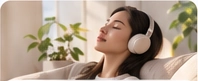
#> input picture apps/wiselife-website/design-preview-v2/assets/remember.webp, 198 x 81 px, given in place of WiseLife：你的私人 AI 生活方式平台.png, which was not available
$ python extract-assets.py
#> lines starting #> are read from the running program, lines starting #| are printed output that depends on the picture; after the words box and inside, x2 and y2 are one past the last pixel; in counts of white or black regions, pixels touching at a corner belong together
"""Extract and clean the supplied reference artwork. Requires Pillow, NumPy, OpenCV.

Text and controls are rebuilt in HTML. Product screen contents and handwritten
annotations are intentionally retained as part of the illustrations.
"""
from pathlib import Path
import json
import sys

if Path('/tmp/wiselife-reference-tools').exists():
    sys.path.insert(0, '/tmp/wiselife-reference-tools')
import cv2
import numpy as np
from PIL import Image, ImageFilter

ROOT = Path(__file__).resolve().parents[1]
SOURCE = Path(sys.argv[1]) if len(sys.argv) > 1 else Path('/Users/karama/Downloads/WiseLife：你的私人 AI 生活方式平台.png')
source = Image.open(SOURCE).convert('RGB')
#> source is the input picture: PIL image 198x81 RGB; mean R, G, B 173.6, 154.5, 136.2
manifest = []

def export(name, image, box, note):
    image.save(ROOT / 'assets' / name, quality=98, method=6)
    manifest.append({'file': name, 'source_rect': box, 'size': list(image.size), 'processing': note})

def scene(name, box, regions, smooth_regions=()):
#> called with name = 'hero.webp', box = (0, 0, 1024, 436)
    arr = np.array(source.crop(box))
    mask = np.zeros(arr.shape[:2], np.uint8)
    for region in regions:
        x1,y1,x2,y2,mode = region
        x1 -= box[0]; x2 -= box[0]; y1 -= box[1]; y2 -= box[1]
        if mode == 'all':
            mask[y1:y2,x1:x2] = 255
        else:
            area = arr[y1:y2,x1:x2]
            dark = np.min(area, axis=2) < 188
            mask[y1:y2,x1:x2] = np.where(dark,255,0)
#> dark: shape (47, 141) bool; every value is 1
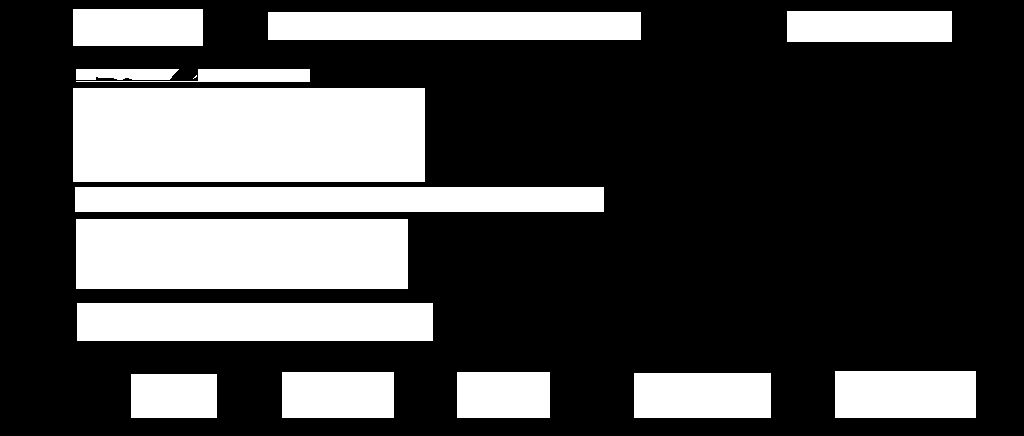
#> mask: shape (436, 1024); 29.6% white; 15 white regions (1 under 20 px), largest, box (x1, y1, x2, y2) and area: (73, 88, 425, 182) 33088, (76, 219, 408, 289) 23240, (77, 303, 433, 341) 13528
    mask = cv2.dilate(mask,np.ones((3,3),np.uint8),iterations=1)
#> mask: shape (436, 1024); 31.2% white; 13 white regions, largest, box (x1, y1, x2, y2) and area: (72, 87, 426, 183) 33984, (75, 218, 409, 290) 24048, (74, 186, 605, 213) 14337
    cleaned = cv2.inpaint(arr,mask,7,cv2.INPAINT_TELEA)
    # Blend a small local blur only through the inpainted mask to remove hard seams.
    soft = cv2.GaussianBlur(cleaned,(0,0),2.5)
    blend = cv2.GaussianBlur(mask.astype(np.float32)/255,(0,0),2)[:,:,None]
    cleaned = (cleaned*(1-blend)+soft*blend).astype(np.uint8)
    image = Image.fromarray(cleaned)
    # These areas are defocused walls / sky in the design. Smoothing removes
    # inpainted letter-shaped texture while leaving the subject untouched.
    from PIL import ImageDraw
    for area,radius in smooth_regions:
        local = (area[0]-box[0],area[1]-box[1],area[2]-box[0],area[3]-box[1])
        feather = Image.new('L', image.size, 0)
        ImageDraw.Draw(feather).rectangle(local,fill=255)
        feather = feather.filter(ImageFilter.GaussianBlur(7))
        image = Image.composite(image.filter(ImageFilter.GaussianBlur(radius)),image,feather)
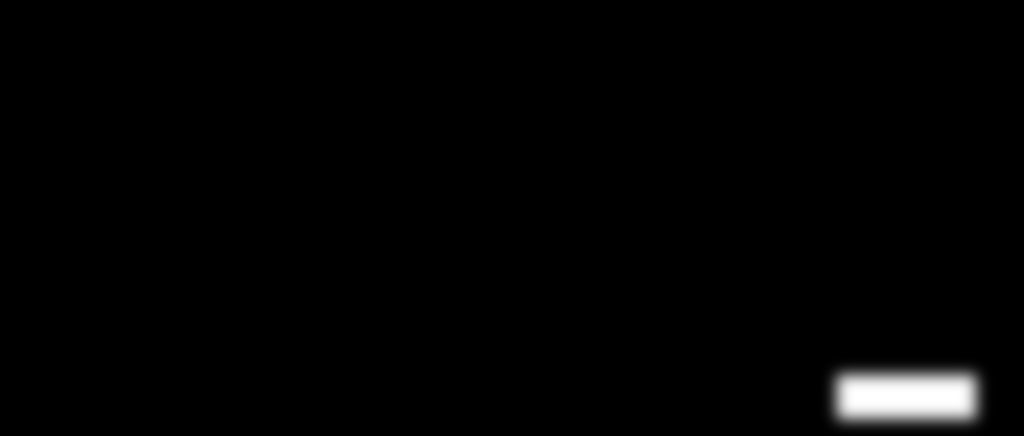
#> feather: PIL image 1024x436 L; min 0, max 255, mean 3.5
    export(name,image,list(box),'Text and controls removed using local masks and inpainting; device screens and handwriting retained.')
    return image

hero = scene('hero.webp',(0,0,1024,436),[
    (73,9,203,46,'all'),(268,12,641,40,'all'),(787,11,952,42,'all'),
    (76,69,310,82,'text'),(73,88,425,182,'text'),(75,187,604,212,'text'),
    (76,219,408,289,'text'),(77,303,433,341,'all'),
    (131,374,217,418,'text'),(282,372,394,418,'text'),(457,372,550,418,'text'),
    (634,373,771,418,'text'),(835,371,976,418,'text')],
    [((74,67,426,291),8),((133,375,212,418),3),((283,375,395,418),3),((457,375,548,418),3),((635,375,770,418),3),((837,375,975,418),3)])
ecosystem = scene('ecosystem.webp',(0,436,1024,703),[
    (55,467,488,501,'text'),(56,506,463,560,'text'),
    (66,624,150,656,'text'),(171,624,262,656,'text'),(286,624,402,656,'text')],
    [((56,465,485,562),7),((65,624,151,656),4),((171,624,262,656),4),((285,624,403,656),4)])
#> call 2 of scene, with name = 'ecosystem.webp', box = (0, 436, 1024, 703)
#> in scene (call 2), `arr = np.array(source.crop(box))`: arr: shape (267, 1024, 3); every value is 0
#> after the loop in scene (call 2), `for region in regions:`: dark: shape (32, 116) bool; every value is 1
#> after the loop in scene (call 2), `for region in regions:`: mask: shape (267, 1024); 16.8% white; 5 white regions, box (x1, y1, x2, y2) and area: (56, 70, 463, 124) 21978, (55, 31, 488, 65) 14722, (286, 188, 402, 220) 3712, (171, 188, 262, 220) 2912, (66, 188, 150, 220) 2688
#> in scene (call 2), `mask = cv2.dilate(mask,np.ones((3,3),np.uint8),iterations=1)`: mask: shape (267, 1024); 17.8% white; 5 white regions, box (x1, y1, x2, y2) and area: (55, 69, 464, 125) 22904, (54, 30, 489, 66) 15660, (285, 187, 403, 221) 4012, (170, 187, 263, 221) 3162, (65, 187, 151, 221) 2924
#> after the loop in scene (call 2), `for area,radius in smooth_regions:`:
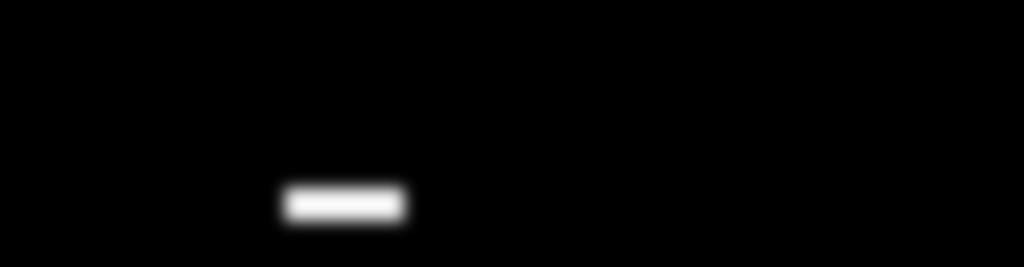
#> feather: PIL image 1024x267 L; min 0, max 252, mean 3.7
today = scene('today.webp',(0,703,1024,945),[
    (55,741,518,773,'text'),(57,775,452,829,'text'),
    (56,890,181,925,'text'),(187,890,304,925,'text'),
    (307,890,438,925,'text'),(441,890,560,925,'text')],
    [((55,740,520,830),7),((54,891,556,927),5)])
#> call 3 of scene, with name = 'today.webp', box = (0, 703, 1024, 945)
#> in scene (call 3), `arr = np.array(source.crop(box))`: arr: shape (242, 1024, 3); every value is 0
#> after the loop in scene (call 3), `for region in regions:`: dark: shape (35, 119) bool; every value is 1
#> after the loop in scene (call 3), `for region in regions:`:
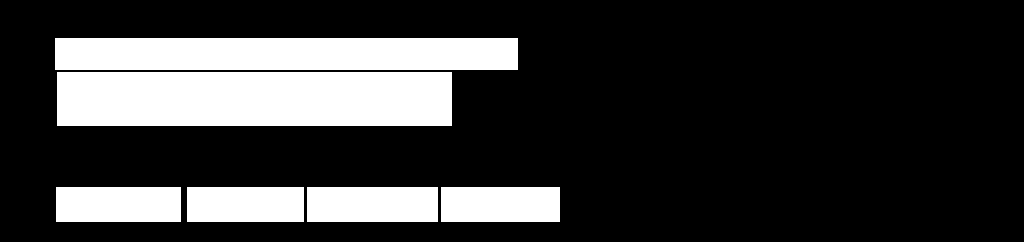
#> mask: shape (242, 1024); 21.5% white; 6 white regions, box (x1, y1, x2, y2) and area: (57, 72, 452, 126) 21330, (55, 38, 518, 70) 14816, (307, 187, 438, 222) 4585, (56, 187, 181, 222) 4375, (441, 187, 560, 222) 4165, (187, 187, 304, 222) 4095
#> in scene (call 3), `mask = cv2.dilate(mask,np.ones((3,3),np.uint8),iterations=1)`: mask: shape (242, 1024); 22.8% white; 5 white regions, box (x1, y1, x2, y2) and area: (54, 37, 519, 127) 38042, (306, 186, 439, 223) 4921, (55, 186, 182, 223) 4699, (440, 186, 561, 223) 4477, (186, 186, 305, 223) 4403
#> the loop in scene (call 3), `for area,radius in smooth_regions:` made 2 passes
#> pass 1, in scene (call 3), `feather = feather.filter(ImageFilter.GaussianBlur(7))`:
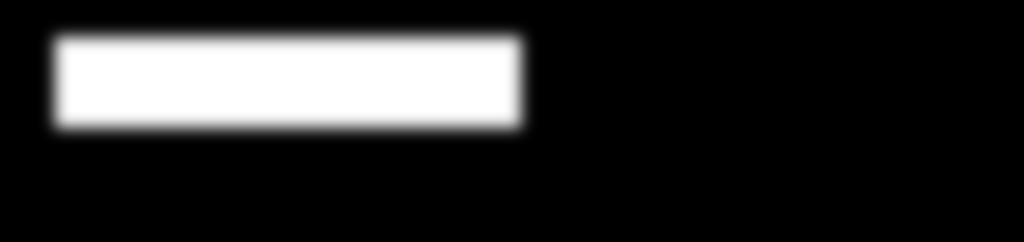
#> feather: PIL image 1024x242 L; min 0, max 255, mean 43.6
privacy = scene('privacy.webp',(0,945,1024,1258),[
    (641,956,767,971,'text'),(640,972,974,1033,'text'),(641,1037,990,1105,'text'),
    (689,1107,1000,1251,'text'),
    (116,978,202,1019,'text'),(446,977,549,1018,'text'),
    (109,1177,187,1226,'text'),(466,1180,553,1220,'text')],
    [((641,957,992,1105),6),((691,1106,1001,1252),6),((116,978,201,1017),3),((446,978,549,1017),3),((110,1178,186,1225),3),((467,1181,552,1221),3)])
#> call 4 of scene, with name = 'privacy.webp', box = (0, 945, 1024, 1258)
#> in scene (call 4), `arr = np.array(source.crop(box))`: arr: shape (313, 1024, 3); every value is 0
#> after the loop in scene (call 4), `for region in regions:`: dark: shape (40, 87) bool; every value is 1
#> after the loop in scene (call 4), `for region in regions:`:
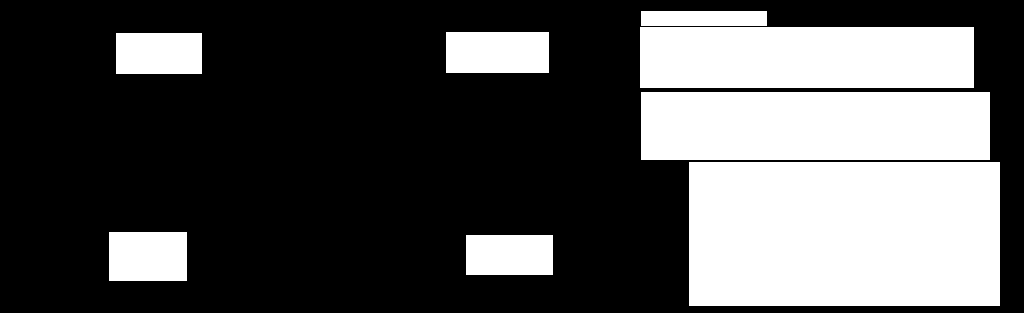
#> mask: shape (313, 1024); 33% white; 8 white regions, largest, box (x1, y1, x2, y2) and area: (689, 162, 1000, 306) 44784, (641, 92, 990, 160) 23732, (640, 27, 974, 88) 20374
#> in scene (call 4), `mask = cv2.dilate(mask,np.ones((3,3),np.uint8),iterations=1)`:
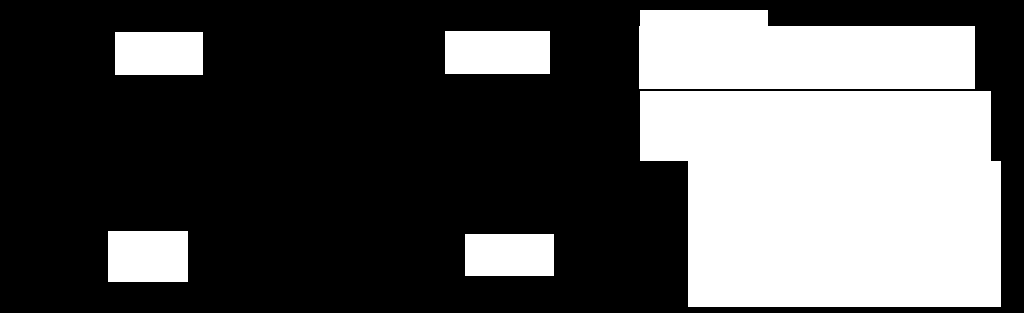
#> mask: shape (313, 1024); 34.2% white; 6 white regions, box (x1, y1, x2, y2) and area: (640, 91, 1001, 307) 70268, (639, 10, 975, 89) 23216, (445, 31, 550, 74) 4515, (108, 231, 188, 282) 4080, (115, 32, 203, 75) 3784, (465, 234, 554, 276) 3738
lifestyle = scene('lifestyle.webp',(0,1258,1024,1414),[
    (40,1284,344,1313,'text'),(40,1315,370,1364,'text'),(42,1371,228,1405,'all'),
    (446,1348,573,1404,'text'),(637,1348,781,1403,'text'),(843,1348,986,1405,'text')],
    [((40,1283,371,1365),6),((445,1347,574,1405),4),((637,1347,782,1404),4),((843,1347,986,1405),4)])
closing = scene('closing.webp',(0,1414,1024,1536),[
    (409,1418,666,1429,'text'),(322,1429,709,1459,'text'),(298,1458,730,1485,'text'),
    (426,1483,599,1514,'all'),(384,1515,645,1529,'text')],
    [((299,1418,730,1531),6)])

def crop(name, base, box, note):
    export(name,base.crop(box),list(box),note)

crop('hero-portrait.webp',hero,(434,34,1024,367),'Crop from cleaned hero, for the mobile layout.')
crop('devices.webp',ecosystem,(425,7,1009,267),'Crop from cleaned ecosystem, for the mobile layout.')
crop('today-phone.webp',today,(574,2,810,242),'Crop from cleaned Today illustration, for the mobile layout.')
crop('privacy-devices.webp',privacy,(28,7,577,304),'Crop from cleaned privacy illustration, for the mobile layout.')
crop('privacy-mobile.webp',source,(28,952,577,1249),'Original privacy illustration with its four in-scene labels, for the mobile layout.')
crop('closing-mobile.webp',closing,(0,0,384,122),'Text-free mountain crop for the responsive footer.')
for name,box in [('work',(391,4,574,84)),('rhythm',(582,4,782,85)),('remember',(789,4,987,85))]:
    crop(name+'.webp',lifestyle,box,'Scene photo for the mobile layout, cropped before the original caption panel.')

for name,box in {
    'trust-lock':(78,367,126,415), 'trust-devices':(226,367,275,415),
    'trust-chip':(400,367,449,415), 'trust-ecosystem':(559,367,630,415),
    'trust-shield':(778,367,828,415),
    'feature-capture':(57,842,109,887), 'feature-insights':(187,842,237,887),
    'feature-actions':(306,842,357,887), 'feature-clarity':(441,842,491,887),
    'scene-work':(398,1348,439,1389), 'scene-rhythm':(588,1348,630,1389),
    'scene-remember':(794,1348,836,1389),
    'privacy-shield':(646,1109,679,1138), 'privacy-lock':(646,1143,679,1174),
    'privacy-chip':(646,1180,679,1211), 'privacy-user':(646,1217,679,1248)
}.items():
    crop(name+'.webp',source,box,'Decorative icon cropped from the reference, for responsive layouts.')

# Extract the supplied mark, retaining the exact design rather than inventing a new logo.
mark = np.array(source.crop((74,10,110,46))).astype(float)
alpha = np.clip((205-np.min(mark,axis=2))/190,0,1)
rgba = np.zeros((36,36,4),np.uint8);rgba[:,:,:3]=[9,17,40];rgba[:,:,3]=(alpha*255).astype(np.uint8)
export('brand-mark.png',Image.fromarray(rgba),(74,10,110,46),'Transparent mark extracted from the user-supplied reference.')
apple = np.array(source.crop((98,311,116,333))).astype(float)
alpha = np.clip((np.min(apple,axis=2)-50)/190,0,1)
rgba = np.ones((22,18,4),np.uint8)*255;rgba[:,:,3]=(alpha*255).astype(np.uint8)
export('apple-mark.png',Image.fromarray(rgba),(98,311,116,333),'White Apple glyph extracted from the button in the reference.')

(ROOT/'assets/source-manifest.json').write_text(json.dumps({'source':str(SOURCE),'source_size':list(source.size),'assets':manifest},ensure_ascii=False,indent=2)+'\n')
source.save(ROOT/'evidence/reference.png')
print(f'Extracted {len(manifest)} assets.')
#| Extracted 33 assets.

$ run again, on apps/wiselife-website/design-preview-v2/assets/rhythm.webp
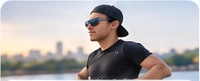
#> input picture apps/wiselife-website/design-preview-v2/assets/rhythm.webp, 200 x 81 px
#> source is the input picture: PIL image 200x81 RGB; mean R, G, B 174.9, 170.5, 171.1
#> in scene, `arr = np.array(source.crop(box))`:
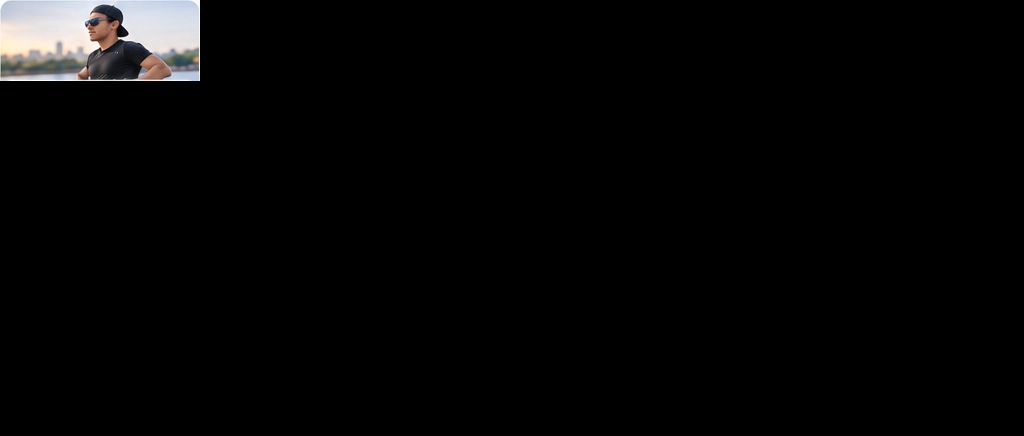
#> arr: shape (436, 1024, 3); mean R, G, B 6.3, 6.2, 6.2
#> arr: shape (267, 1024, 3); every value is 0
#> blend: shape (267, 1024, 1) float32
#> arr: shape (242, 1024, 3); every value is 0
#> blend: shape (242, 1024, 1) float32
#> arr: shape (313, 1024, 3); every value is 0
#| Extracted 33 assets.

$ run again, on apps/wiselife-website/design-preview-v2/assets/work.webp
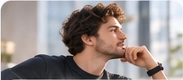
#> input picture apps/wiselife-website/design-preview-v2/assets/work.webp, 183 x 80 px
#> source is the input picture: PIL image 183x80 RGB; mean R, G, B 153.5, 143.3, 140.7
#> in scene, `arr = np.array(source.crop(box))`:
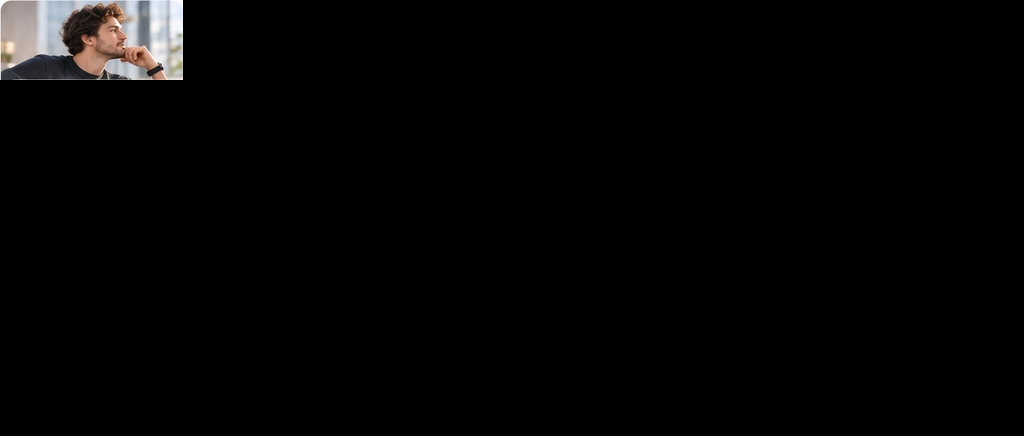
#> arr: shape (436, 1024, 3); mean R, G, B 5, 4.7, 4.6
#> arr: shape (267, 1024, 3); every value is 0
#> blend: shape (267, 1024, 1) float32
#> arr: shape (242, 1024, 3); every value is 0
#> blend: shape (242, 1024, 1) float32
#> arr: shape (313, 1024, 3); every value is 0
#| Extracted 33 assets.
